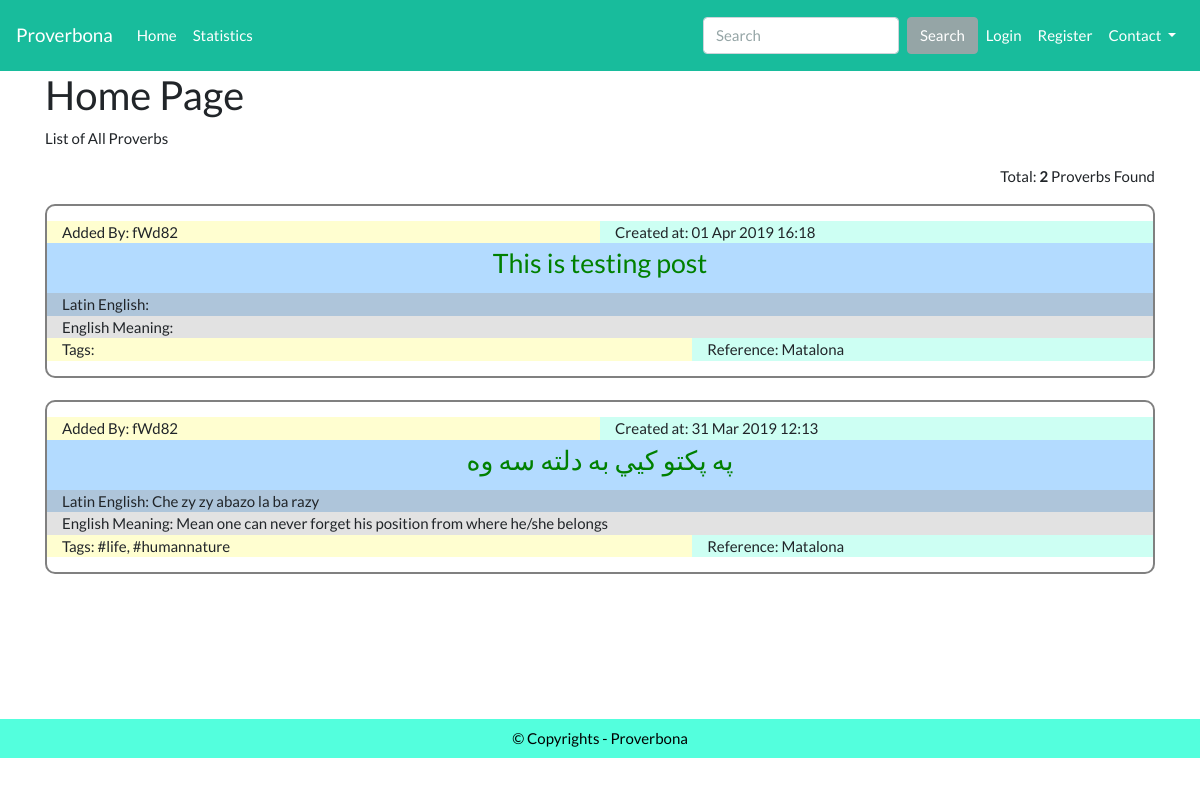
Before: / with the older database file.
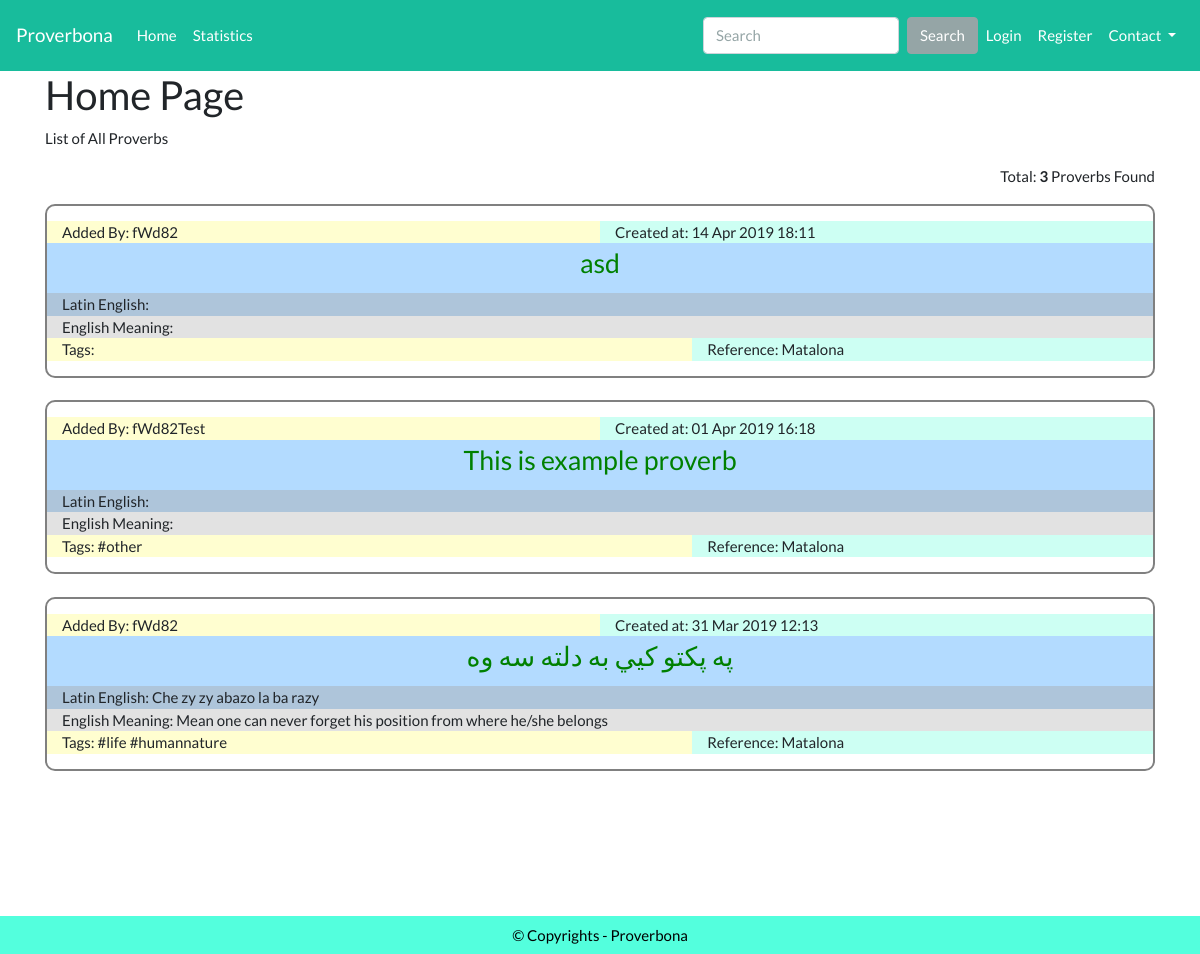
After: the same page with the newer database file.
### tables this page shows
CREATE TABLE `table_proverb` (
  `proverb_id` int(11) NOT NULL,
  `proverb_lang` int(11) DEFAULT NULL,
  `proverb_statement` text NOT NULL,
  `proverb_latin_eng` text,
  `proverb_introduction` text,
  `proverb_eng_meaning` text,
  `proverb_history` text,
  `proverb_reference` int(11) NOT NULL,
  `proverb_tags` varchar(45) DEFAULT NULL,
  `proverb_addedby` int(11) DEFAULT NULL,
  `proverb_contributors` varchar(45) DEFAULT NULL,
  `proverb_timestamp` timestamp NULL DEFAULT CURRENT_TIMESTAMP
);

CREATE TABLE `table_user` (
  `user_id` int(11) NOT NULL,
  `user_fullname` varchar(45) DEFAULT NULL,
  `user_email` varchar(45) NOT NULL,
  `user_name` varchar(45) NOT NULL,
  `user_password` varchar(45) DEFAULT NULL,
  `user_nativelang` int(11) DEFAULT NULL,
  `user_otherlang` text,
  `user_country` varchar(45) DEFAULT NULL,
  `user_address` varchar(45) DEFAULT NULL,
  `user_department` varchar(45) DEFAULT NULL,
  `user_bio` text,
  `user_timestamp` timestamp NULL DEFAULT CURRENT_TIMESTAMP
);

CREATE TABLE `table_reference` (
  `reference_id` int(11) NOT NULL,
  `reference_title` text,
  `reference_category` varchar(45) DEFAULT NULL,
  `reference_author` varchar(45) DEFAULT NULL,
  `reference_introduction` varchar(45) DEFAULT NULL,
  `reference_published_year` varchar(45) DEFAULT NULL,
  `reference_img_path` varchar(45) DEFAULT NULL,
  `reference_timestamp` timestamp NULL DEFAULT CURRENT_TIMESTAMP
);

### application/controllers/Home.php (called while the page is built, shortened)
<?php
    class Home extends CI_Controller{
        public function index(){
            $this->load->model('Proverbs_model');
            $all_proverbs = $this->Proverbs_model->proverb_list();
            $this->load->view('public/home', ['all_proverb1'=>$all_proverbs]);
        }
    }
?>

### index.php (called while the page is built, shortened)
<?php
require_once BASEPATH.'core/CodeIgniter.php';

### application/models/Proverbs_model.php (called while the page is built, shortened)
<?php
    class Proverbs_model extends CI_Model{
        public function proverb_list(){
            $query = $this->db
                                ->select(['proverb_id','proverb_statement', 'proverb_tags', 'proverb_latin_eng', 'proverb_eng_meaning', 'table_reference.reference_title', 'table_user.user_name', 'proverb_timestamp'])
                                ->from('table_proverb')
                                ->order_by('proverb_timestamp', 'DESC')
                                ->join('table_user', 'table_proverb.proverb_addedby = table_user.user_id')
                                ->join('table_reference', 'table_proverb.proverb_reference = table_reference.reference_id')
                                ->get();
            return $query->result();
        }
    }

### application/views/public/home.php (the view, shortened to what this page needs)
<?php
if ($feedback_by = $this->session->userdata('login_id')) {
    require_once('application/views/admin/admin_header.php');
}else{include('public_header.php');}
?>
<div class="container">
    <h2>Home Page</h2>
    <p>List of All Proverbs</p>
    <p class="text-right">
        <?php echo "Total: <strong>".count($all_proverb1)."</strong> Proverbs Found"; ?>
    </p>
    <?php if (count($all_proverb1)):?>
        <?php foreach ($all_proverb1 as $all_proverbss): ?>
            <div class="smthing">
                <div class="row">
                    <div class="col col-lg-6" style="background:rgb(255, 254, 208)">Added By:  <?= $all_proverbss->user_name; ?> </div>
                    <div class="col col-lg-6" style="background:rgb(205, 255, 243)">Created at: <?= date('d M Y H:i', strtotime($all_proverbss->proverb_timestamp)); ?></div>
                </div>
                <div class="row">
                    <div class="col col-12" style="background:rgb(179, 219, 255); height: 50px; text-align: center; font-size: 20pt"> <?= anchor(base_url('home/proverb') . "/{$all_proverbss->proverb_id}", $all_proverbss->proverb_statement); ?> </div>
                </div>
                <div class="row">
                    <div class="col col-lg-12" style="background:rgb(174, 197, 218)">Latin English: <?= $all_proverbss->proverb_latin_eng; ?> </div>
                </div>
                <div class="row">
                    <div class="col col-lg-12" style="background:rgb(226, 226, 226)">English Meaning: <?= $all_proverbss->proverb_eng_meaning; ?></div>
                </div>
                <div class="row">
                    <div class="col col-7" style="background:rgb(255, 254, 208)">Tags: <?= $all_proverbss->proverb_tags; ?> </div>
                    <div class="col col-5" style="background:rgb(205, 255, 243)">Reference: <?= $all_proverbss->reference_title; ?> </div>
                </div>
            </div>
             <br>
        <?php endforeach; ?>
    <?php endif; ?>
</div>
<br><br><br><br><br>
<?php include('public_footer.php'); ?>

### application/views/public/public_header.php (shortened to what this page needs)
<!DOCTYPE html>
<html lang="en">
<head>
<link rel="stylesheet" type="text/css" href=<?= base_url('assets/css/bootstrap.css'); ?>>
<link rel="stylesheet" type="text/css" href=<?= base_url('assets/css/mystyles.css'); ?>>
</head>
<body>
<nav class="navbar navbar-expand-lg navbar-dark bg-dark">
  <a class="navbar-brand" href=<?= base_url('home'); ?>>Proverbona</a>
  <div class="collapse navbar-collapse" id="navbarColor02">
    <ul class="navbar-nav mr-auto">
      <li class="nav-item ">
        <a class="nav-link" href=<?= base_url('dashboard'); ?>>Home <span class="sr-only">(current)</span></a>
      </li>
      <li class="nav-item <?php if($this->uri->uri_string() == 'statistics') { echo 'active'; } ?>">
        <a class="nav-link" href=<?= base_url('statistics'); ?>>Statistics</a>
      </li>
    </ul>
    <form class="form-inline my-2 my-lg-0">
      <input class="form-control mr-sm-2" type="text" placeholder="Search">
      <button class="btn btn-secondary my-2 my-sm-0" type="submit">Search</button>
    </form>
    <ul class="navbar-nav">
    <li class="nav-item">
        <a class="nav-link" href=<?= base_url('user'); ?>>Login</a>
    </li>
    <li class="nav-item">
        <a class="nav-link" href=<?= base_url('user/signup'); ?>>Register</a>
    </li>
    <li class="nav-item dropdown <?php if($this->uri->uri_string() == 'feedback') { echo 'active'; } ?>">
        <a class="nav-link dropdown-toggle " href="#" id="navbarDropdownMenuLink" data-toggle="dropdown" aria-haspopup="true" aria-expanded="false">
        Contact
        </a>
      </li>
      </ul>
  </div>
</nav>

### application/views/public/public_footer.php
<footer class="footer text-center">
© Copyrights - Proverbona
</footer>
</body>
</html>

### assets/css/mystyles.css (style rules this page uses)
html, body { min-height:100%; height: 100%; }
.footer { clear: both; position: relative; margin-top: 10px; background-color: rgb(83, 255, 221); color: black; text-align: center; padding: .5rem; }
.smthing { border: 2px solid grey; padding: 15px; border-radius: 10px; }
a { color: green; }

Changed rows visible on the page:
added table_proverb: proverb_addedby.user_name "fWd82", proverb_timestamp "14 Apr 2019 18:11", proverb_id+proverb_statement "asd", proverb_reference.reference_title "Matalona"
changed table_proverb: proverb_addedby.user_name "fWd82" → "fWd82Test"; proverb_id+proverb_statement "This is testing post" → "This is example proverb"; proverb_tags (not shown) → "#other"
changed table_proverb "په پکتو کيي به دلته سه وه": proverb_tags "#life, #humannature" → "#life #humannature"
Other visible differences:
count($all_proverb1): "2" → "3"
